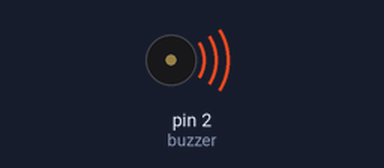
The sketch below on a simulated Arduino Uno, built with avr-gcc and run on an emulated ATmega328P. Parts: buzzer (waves = sounding, pin HIGH).

Above: at 1.5 s.
At 3.5 s:
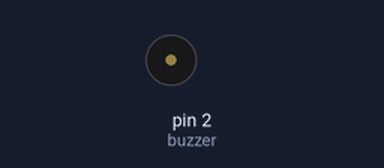
Timing chart, 0 to 5.2 s (numbered marks = the images above):
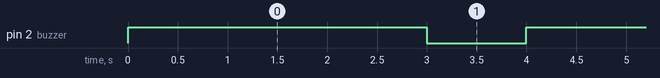

The sketch:

Buzzer_sensor.ino
```cpp
#define buzzer 2//设置控制蜂鸣器的数字IO脚
void setup()
{
  pinMode(buzzer, OUTPUT); //设置数字IO脚模式，OUTPUT为输出
}
void loop()
{
  digitalWrite(buzzer, HIGH);
  delay(3000);
  digitalWrite(buzzer, LOW);
  delay(1000);
}
```

Measured:
- by itself, pin 2 (buzzer): alternates HIGH for 3.0 s and LOW for 1.0 s
